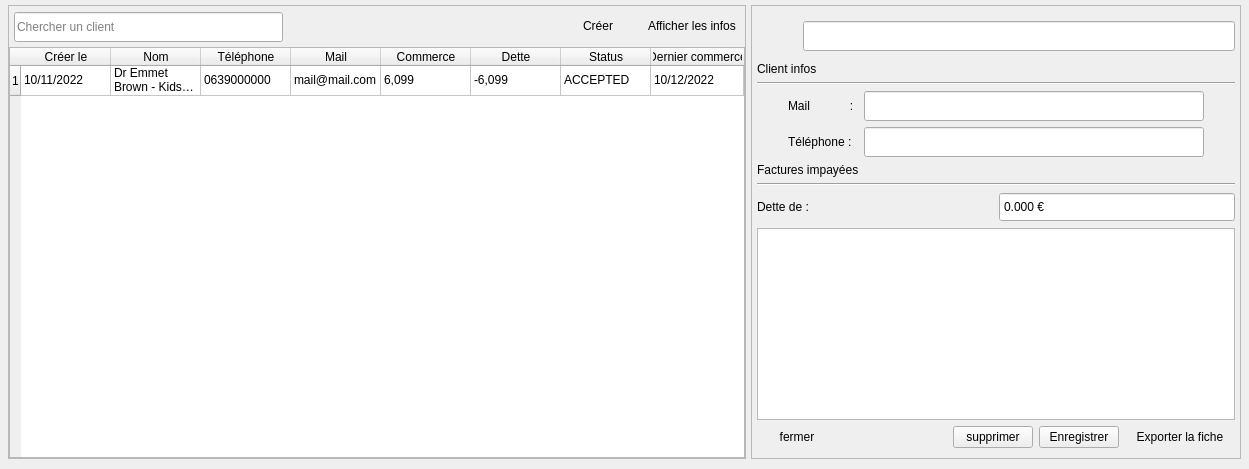
      <widget class="QWidget" name="_p_clients">
       <layout class="QHBoxLayout" name="_h_clients">
        <property name="spacing">
         <number>5</number>
        </property>
        <property name="leftMargin">
         <number>8</number>
        </property>
        <property name="topMargin">
         <number>5</number>
        </property>
        <property name="rightMargin">
         <number>8</number>
        </property>
        <property name="bottomMargin">
         <number>10</number>
        </property>
        <item>
         <widget class="QFrame" name="_f_clients_table">
          <property name="frameShape">
           <enum>QFrame::Shape::StyledPanel</enum>
          </property>
          <property name="frameShadow">
           <enum>QFrame::Shadow::Raised</enum>
          </property>
          <layout class="QVBoxLayout" name="_v_clients_table">
           <property name="leftMargin">
            <number>0</number>
           </property>
           <property name="topMargin">
            <number>5</number>
           </property>
           <property name="rightMargin">
            <number>0</number>
           </property>
           <property name="bottomMargin">
            <number>0</number>
           </property>
           <item>
            <layout class="QHBoxLayout" name="_h_clients_table_top">
             <property name="leftMargin">
              <number>5</number>
             </property>
             <property name="rightMargin">
              <number>5</number>
             </property>
             <item>
              <widget class="QLineEdit" name="_le_clients_filter">
               <property name="minimumSize">
                <size>
                 <width>0</width>
                 <height>30</height>
                </size>
               </property>
               <property name="maximumSize">
                <size>
                 <width>16777215</width>
                 <height>28</height>
                </size>
               </property>
               <property name="alignment">
                <set>Qt::AlignmentFlag::AlignLeading|Qt::AlignmentFlag::AlignLeft|Qt::AlignmentFlag::AlignVCenter</set>
               </property>
               <property name="placeholderText">
                <string>Chercher un client</string>
               </property>
              </widget>
             </item>
             <item>
              <spacer name="_hs_separator_clients_table_top">
               <property name="orientation">
                <enum>Qt::Orientation::Horizontal</enum>
               </property>
               <property name="sizeHint" stdset="0">
                <size>
                 <width>40</width>
                 <height>20</height>
                </size>
               </property>
              </spacer>
             </item>
             <item>
              <widget class="QPushButton" name="_b_clients_add_client">
               <property name="maximumSize">
                <size>
                 <width>16777215</width>
                 <height>28</height>
                </size>
               </property>
               <property name="text">
                <string>Créer</string>
               </property>
               <property name="icon">
                <iconset resource="resources.qrc">
                 <normaloff>:/icon/icons/addclient.png</normaloff>:/icon/icons/addclient.png</iconset>
               </property>
               <property name="flat">
                <bool>true</bool>
               </property>
              </widget>
             </item>
             <item>
              <widget class="QPushButton" name="_b_clients_show_info">
               <property name="maximumSize">
                <size>
                 <width>16777215</width>
                 <height>28</height>
                </size>
               </property>
               <property name="text">
                <string>Afficher les infos</string>
               </property>
               <property name="flat">
                <bool>true</bool>
               </property>
              </widget>
             </item>
            </layout>
           </item>
           <item>
            <widget class="QTableWidget" name="_tw_clients_table_info">
             <property name="sizeAdjustPolicy">
              <enum>QAbstractScrollArea::SizeAdjustPolicy::AdjustToContents</enum>
             </property>
             <property name="selectionMode">
              <enum>QAbstractItemView::SelectionMode::SingleSelection</enum>
             </property>
             <property name="selectionBehavior">
              <enum>QAbstractItemView::SelectionBehavior::SelectRows</enum>
             </property>
             <property name="showGrid">
              <bool>true</bool>
             </property>
             <attribute name="horizontalHeaderCascadingSectionResizes">
              <bool>false</bool>
             </attribute>
             <attribute name="horizontalHeaderDefaultSectionSize">
              <number>90</number>
             </attribute>
             <attribute name="horizontalHeaderShowSortIndicator" stdset="0">
              <bool>true</bool>
             </attribute>
             <attribute name="horizontalHeaderStretchLastSection">
              <bool>true</bool>
             </attribute>
             <row/>
             <column>
              <property name="text">
               <string>Créer le</string>
              </property>
             </column>
             <column>
              <property name="text">
               <string>Nom</string>
              </property>
             </column>
             <column>
              <property name="text">
               <string>Téléphone</string>
              </property>
             </column>
             <column>
              <property name="text">
               <string>Mail</string>
              </property>
             </column>
             <column>
              <property name="text">
               <string>Commerce</string>
              </property>
             </column>
             <column>
              <property name="text">
               <string>Dette</string>
              </property>
             </column>
             <column>
              <property name="text">
               <string>Status</string>
              </property>
             </column>
             <column>
              <property name="text">
               <string>Dernier commerce</string>
              </property>
             </column>
             <item row="0" column="0">
              <property name="text">
               <string>10/11/2022</string>
              </property>
             </item>
             <item row="0" column="1">
              <property name="text">
               <string>Dr Emmet Brown - Kids Bath</string>
              </property>
             </item>
             <item row="0" column="2">
              <property name="text">
               <string>0639000000</string>
              </property>
             </item>
             <item row="0" column="3">
              <property name="text">
               <string>mail@mail.com</string>
              </property>
             </item>
             <item row="0" column="4">
              <property name="text">
               <string>6,099</string>
              </property>
             </item>
             <item row="0" column="5">
              <property name="text">
               <string>-6,099</string>
              </property>
             </item>
             <item row="0" column="6">
              <property name="text">
               <string>ACCEPTED</string>
              </property>
             </item>
             <item row="0" column="7">
              <property name="text">
               <string>10/12/2022</string>
              </property>
             </item>
            </widget>
           </item>
          </layout>
         </widget>
        </item>
        <item>
         <widget class="QFrame" name="_f_clients_info_box">
          <property name="minimumSize">
           <size>
            <width>490</width>
            <height>0</height>
           </size>
          </property>
          <property name="maximumSize">
           <size>
            <width>490</width>
            <height>16777215</height>
           </size>
          </property>
          <property name="frameShape">
           <enum>QFrame::Shape::StyledPanel</enum>
          </property>
          <property name="frameShadow">
           <enum>QFrame::Shadow::Raised</enum>
          </property>
          <layout class="QVBoxLayout" name="_v_clients_info_box">
           <property name="leftMargin">
            <number>5</number>
           </property>
           <property name="topMargin">
            <number>10</number>
           </property>
           <property name="rightMargin">
            <number>5</number>
           </property>
           <property name="bottomMargin">
            <number>10</number>
           </property>
           <item>
            <layout class="QHBoxLayout" name="_h_clients_info_box_top">
             <item>
              <widget class="QLabel" name="_l_clients_profil_icon">
               <property name="minimumSize">
                <size>
                 <width>40</width>
                 <height>40</height>
                </size>
               </property>
               <property name="maximumSize">
                <size>
                 <width>40</width>
                 <height>40</height>
                </size>
               </property>
               <property name="text">
                <string/>
               </property>
               <property name="pixmap">
                <pixmap resource="resources.qrc">:/icon/icons/profilClient.png</pixmap>
               </property>
               <property name="scaledContents">
                <bool>true</bool>
               </property>
              </widget>
             </item>
             <item>
              <widget class="QLineEdit" name="_le_clients_profil_name">
               <property name="minimumSize">
                <size>
                 <width>0</width>
                 <height>30</height>
                </size>
               </property>
              </widget>
             </item>
            </layout>
           </item>
           <item>
            <widget class="QLabel" name="_l_clients_client_info">
             <property name="text">
              <string>Client infos</string>
             </property>
            </widget>
           </item>
           <item>
            <widget class="Line" name="_hl_separator_client_info">
             <property name="orientation">
              <enum>Qt::Orientation::Horizontal</enum>
             </property>
            </widget>
           </item>
           <item>
            <layout class="QHBoxLayout" name="_h_clients_info_mail">
             <item>
              <widget class="QLabel" name="_l_clients_icon_mail">
               <property name="minimumSize">
                <size>
                 <width>25</width>
                 <height>25</height>
                </size>
               </property>
               <property name="maximumSize">
                <size>
                 <width>25</width>
                 <height>25</height>
                </size>
               </property>
               <property name="text">
                <string/>
               </property>
               <property name="pixmap">
                <pixmap resource="resources.qrc">:/icon/icons/e-mail.png</pixmap>
               </property>
               <property name="scaledContents">
                <bool>true</bool>
               </property>
              </widget>
             </item>
             <item>
              <widget class="QLabel" name="_l_clients_mail">
               <property name="minimumSize">
                <size>
                 <width>70</width>
                 <height>25</height>
                </size>
               </property>
               <property name="maximumSize">
                <size>
                 <width>70</width>
                 <height>25</height>
                </size>
               </property>
               <property name="text">
                <string>Mail            :</string>
               </property>
              </widget>
             </item>
             <item>
              <widget class="QLineEdit" name="_le_clients_mail_value">
               <property name="minimumSize">
                <size>
                 <width>0</width>
                 <height>30</height>
                </size>
               </property>
              </widget>
             </item>
             <item>
              <widget class="QPushButton" name="_b_clients_clipbord_mail">
               <property name="minimumSize">
                <size>
                 <width>25</width>
                 <height>25</height>
                </size>
               </property>
               <property name="maximumSize">
                <size>
                 <width>25</width>
                 <height>25</height>
                </size>
               </property>
               <property name="toolTip">
                <string>Copier</string>
               </property>
               <property name="text">
                <string/>
               </property>
               <property name="icon">
                <iconset resource="resources.qrc">
                 <normaloff>:/icon/icons/copier.png</normaloff>:/icon/icons/copier.png</iconset>
               </property>
               <property name="flat">
                <bool>true</bool>
               </property>
              </widget>
             </item>
            </layout>
           </item>
           <item>
            <layout class="QHBoxLayout" name="_h_clients_info_num">
             <item>
              <widget class="QLabel" name="_l_clients_icon_num">
               <property name="minimumSize">
                <size>
                 <width>25</width>
                 <height>25</height>
                </size>
               </property>
               <property name="maximumSize">
                <size>
                 <width>25</width>
                 <height>25</height>
                </size>
               </property>
               <property name="text">
                <string/>
               </property>
               <property name="pixmap">
                <pixmap resource="resources.qrc">:/icon/icons/appel.png</pixmap>
               </property>
               <property name="scaledContents">
                <bool>true</bool>
               </property>
              </widget>
             </item>
             <item>
              <widget class="QLabel" name="_l_clients_num">
               <property name="minimumSize">
                <size>
                 <width>70</width>
                 <height>25</height>
                </size>
               </property>
               <property name="maximumSize">
                <size>
                 <width>70</width>
                 <height>25</height>
                </size>
               </property>
               <property name="text">
                <string>Téléphone :</string>
               </property>
              </widget>
             </item>
             <item>
              <widget class="QLineEdit" name="_le_clients_num_value">
               <property name="minimumSize">
                <size>
                 <width>0</width>
                 <height>30</height>
                </size>
               </property>
              </widget>
             </item>
             <item>
              <widget class="QPushButton" name="_b_clients_clipbord_num">
               <property name="minimumSize">
                <size>
                 <width>25</width>
                 <height>25</height>
                </size>
               </property>
               <property name="maximumSize">
                <size>
                 <width>25</width>
                 <height>25</height>
                </size>
               </property>
               <property name="toolTip">
                <string>Copier</string>
               </property>
               <property name="text">
                <string/>
               </property>
               <property name="icon">
                <iconset resource="resources.qrc">
                 <normaloff>:/icon/icons/copier.png</normaloff>:/icon/icons/copier.png</iconset>
               </property>
               <property name="flat">
                <bool>true</bool>
               </property>
              </widget>
             </item>
            </layout>
           </item>
           <item>
            <widget class="QLabel" name="_l_clients_factures_impayees">
             <property name="text">
              <string>Factures impayées</string>
             </property>
            </widget>
           </item>
           <item>
            <widget class="Line" name="_hl_separator_factures_impayees">
             <property name="orientation">
              <enum>Qt::Orientation::Horizontal</enum>
             </property>
            </widget>
           </item>
           <item>
            <layout class="QHBoxLayout" name="_h_clients_dette">
             <item>
              <widget class="QLabel" name="_l_client_dette">
               <property name="text">
                <string>Dette de : </string>
               </property>
              </widget>
             </item>
             <item>
              <widget class="QDoubleSpinBox" name="_ds_clients_dette">
               <property name="minimumSize">
                <size>
                 <width>0</width>
                 <height>30</height>
                </size>
               </property>
               <property name="readOnly">
                <bool>true</bool>
               </property>
               <property name="buttonSymbols">
                <enum>QAbstractSpinBox::ButtonSymbols::NoButtons</enum>
               </property>
               <property name="prefix">
                <string/>
               </property>
               <property name="suffix">
                <string> €</string>
               </property>
               <property name="decimals">
                <number>3</number>
               </property>
               <property name="minimum">
                <double>-10000000000000000905969664.000000000000000</double>
               </property>
               <property name="maximum">
                <double>9999999999999999635896294965248.000000000000000</double>
               </property>
              </widget>
             </item>
            </layout>
           </item>
           <item>
            <widget class="QListWidget" name="_lw_clients_dettes_factures"/>
           </item>
           <item>
            <layout class="QHBoxLayout" name="_h_clients_info_box_bottom">
             <item>
              <widget class="QPushButton" name="_b_clients_hide_info">
               <property name="text">
                <string>fermer</string>
               </property>
               <property name="icon">
                <iconset resource="resources.qrc">
                 <normaloff>:/icon/icons/cacher.png</normaloff>:/icon/icons/cacher.png</iconset>
               </property>
               <property name="flat">
                <bool>true</bool>
               </property>
              </widget>
             </item>
             <item>
              <spacer name="_hs_separator_clients_info_bottom">
               <property name="orientation">
                <enum>Qt::Orientation::Horizontal</enum>
               </property>
               <property name="sizeHint" stdset="0">
                <size>
                 <width>40</width>
                 <height>20</height>
                </size>
               </property>
              </spacer>
             </item>
             <item>
              <widget class="QPushButton" name="_b_clients_delete_client">
               <property name="text">
                <string>supprimer</string>
               </property>
               <property name="icon">
                <iconset resource="resources.qrc">
                 <normaloff>:/icon/icons/effacer.png</normaloff>:/icon/icons/effacer.png</iconset>
               </property>
              </widget>
             </item>
             <item>
              <widget class="QPushButton" name="_b_clients_save_client">
               <property name="text">
                <string>Enregistrer</string>
               </property>
               <property name="icon">
                <iconset resource="resources.qrc">
                 <normaloff>:/icon/icons/disquette.png</normaloff>:/icon/icons/disquette.png</iconset>
               </property>
              </widget>
             </item>
             <item>
              <widget class="QPushButton" name="_b_clients_info_export">
               <property name="minimumSize">
                <size>
                 <width>110</width>
                 <height>0</height>
                </size>
               </property>
               <property name="text">
                <string>Exporter la fiche</string>
               </property>
               <property name="icon">
                <iconset resource="resources.qrc">
                 <normaloff>:/icon/icons/exceller.png</normaloff>:/icon/icons/exceller.png</iconset>
               </property>
               <property name="flat">
                <bool>true</bool>
               </property>
              </widget>
             </item>
            </layout>
           </item>
          </layout>
         </widget>
        </item>
       </layout>
      </widget>
